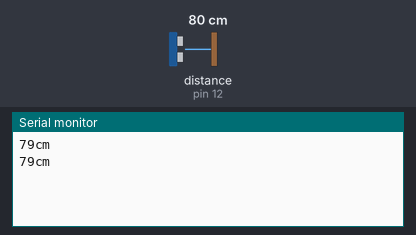
The sketch below on a simulated Arduino Uno, built with avr-gcc and run on an emulated ATmega328P. Shown: the last lines printed to the serial monitor. Inputs (shaded band) come from the test bench; at power-on: distance to the obstacle (sensor on pin 12) 80 cm. The echo pulse lasts 58.3 µs per cm.

Above: at 1.8 s.
1.9 s: distance to the obstacle (sensor on pin 12) set to 2 cm
At 2.8 s:
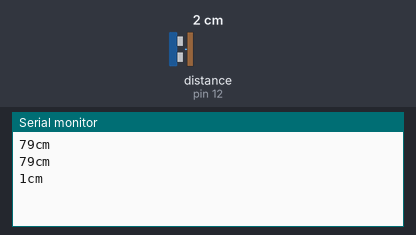
3.4 s: distance to the obstacle (sensor on pin 12) set to 4 cm
At 4.7 s:
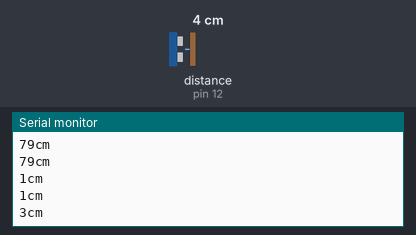
Timing chart, 0 to 6.4 s (numbered marks = the images above; inputs shaded):
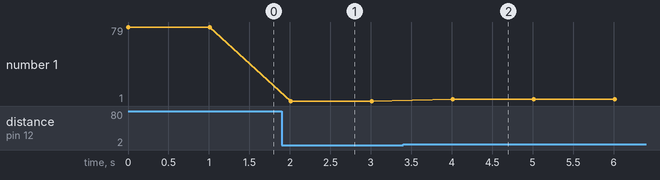

The sketch:

C15.ino
```cpp
void setup()
{
  Serial.begin(9600); // 시리얼 통신 시작
  pinMode(13,OUTPUT); //13번핀 트리거 출력
  pinMode(12,INPUT);  //12번핀 에코 입력
}

void loop()
{
  long duration, cm; // 변수 duration, cm설정
  digitalWrite(13,LOW);//HIGH신호를 보내기전 깨끗하게
  delayMicroseconds(2);

  digitalWrite(13,HIGH);// 초음파 트리거 출력 시작
  delayMicroseconds(10);

  digitalWrite(13,LOW);//출력 종료

  duration = pulseIn(12,HIGH); //에코핀이 트리거가 HIGH인 시간 저장

  cm=(duration/2)/29.4; //초음파 거리를 cm로 산출

  Serial.print(cm);
  Serial.println("cm");
  delay(1000);

}
```

Measured:
- after the input at 1.9 s, the serial monitor: prints a new line after 0.11 s (image 1)
- after the input at 3.4 s, the serial monitor: prints a new line after 0.61 s (image 2)
- plotted number 1: 79 → 1 after the input at 1.9 s, 1 → 3 after the input at 3.4 s
